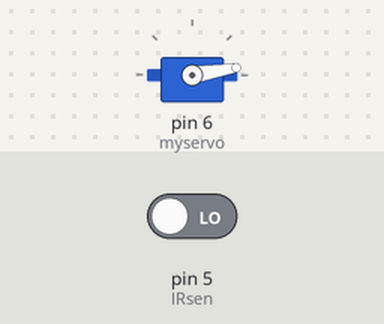
This sketch was run on a simulated Arduino Uno, built with avr-gcc and run on an emulated ATmega328P. On the bench: servo. Inputs (shaded band) come from the test bench; at power-on: pin 5 (IRsen) LOW.

Above: at 0.15 s.
At 1.25 s:
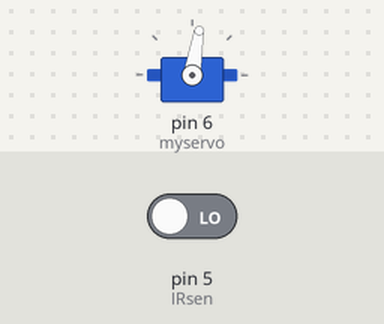
1.3 s: pin 5 (IRsen) driven HIGH
2.8 s: pin 5 (IRsen) driven LOW
At 2.95 s:
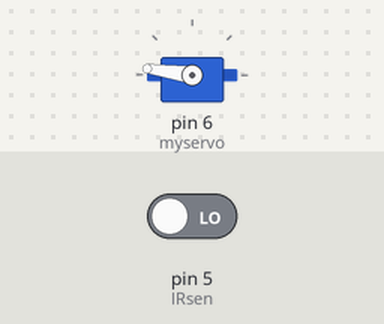
Timing chart, 0 to 11.8 s (numbered marks = the images above; inputs shaded):
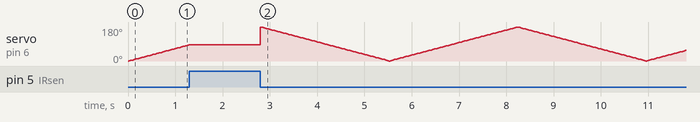

Measured:
- after the input at 1.3 s, servo on pin 6 (myservo): stays 86° (without the input it goes to 87° after 0.01 s)

The sketch:

Q4.ino
```cpp
#include <Servo.h>

Servo myservo;


int pos = 0;
int IRsen= 5;

void setup()
{
  myservo.attach(6);
  pinMode (IRsen, INPUT);

}


void loop()
{

  for(pos = 0; pos < 180; pos += 1)
  {
    if (digitalRead(IRsen)==HIGH)
       break;
    myservo.write(pos);
    delay(15);
  }
  for(pos = 180; pos>=1; pos-=1)
  {
    if (digitalRead(IRsen)==HIGH)
       break;
    myservo.write(pos);
    delay(15);
  }
}
```
